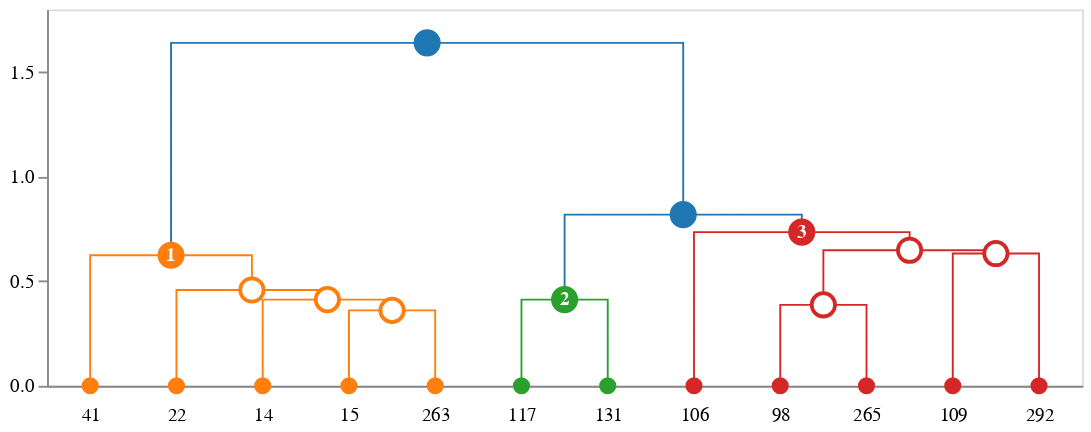

Source (notebook cell):
### Markdown cell above
# Customizing labels

## Customizing leaf axis labels

### Using `leaf_label_func`

Leaf axis labels are controlled via `leaf_label_func` parameter of  `idd.create_dendrogram` function. To customize labels, pass a callable that returns a desired label for a given linkage ID. 

For example, to display the linkage ID itself:

### Code cell
#instantiate idendrogram object and pass clustering data
idd = idendrogram.idendrogram()
idd.set_cluster_info(cl_data)

#create a dendrogram object
dendrogram = idd.create_dendrogram(
    leaf_label_func = lambda _, linkage_id: str(linkage_id)
)
to_altair(dendrogram=dendrogram, height=200, width=629)

### Figure 1 — Vega-Lite specification as saved in the notebook (floating-point values rounded to 4 significant figures)
{"layer": [{"data": {"name": "data-14cecd4bee7b75d255fafc30acb8179d"}, "mark": "line", "encoding": {"color": {"field": "fillcolor", "legend": null, "scale": null, "type": "nominal"}, "detail": {"field": "index", "type": "quantitative"}, "order": {"field": "_order_helper", "type": "quantitative"}, "strokeDash": {"field": "strokedash", "legend": null, "scale": null, "type": "nominal"}, "strokeOpacity": {"field": "strokeopacity", "legend": null, "scale": null, "type": "quantitative"}, "strokeWidth": {"field": "strokewidth", "legend": null, "scale": null, "type": "quantitative"}, "x": {"axis": {"grid": false, "labelAngle": 0, "labelExpr": "datum.value == 5.0 ? '41' : datum.value == 15.0 ? '22' : datum.value == 25.0 ? '14' : datum.value == 35.0 ? '15' : datum.value == 45.0 ? '263' : datum.value == 55.0 ? '117' : datum.value == 65.0 ? '131' : datum.value == 75.0 ? '106' : datum.value == 85.0 ? '98' : datum.value == 95.0 ? '265' : datum.value == 105.0 ? '109' : datum.value == 115.0 ? '292' : ''", "labelPadding": 10, "orient": "bottom", "ticks": false, "values": [5.0, 15.0, 25.0, 35.0, 45.0, 55.0, 65.0, 75.0, 85.0, 95.0, 105.0, 115.0]}, "field": "x", "title": null, "type": "quantitative"}, "y": {"axis": {"grid": false}, "field": "y", "scale": {"reverse": false, "type": "linear"}, "title": null, "type": "quantitative"}}}, {"layer": [{"layer": [{"mark": "point", "encoding": {"fill": {"field": "fillcolor", "scale": null, "type": "nominal"}, "opacity": {"field": "opacity", "scale": null, "type": "quantitative"}, "size": {"field": "size", "scale": null, "type": "quantitative"}, "stroke": {"field": "edgecolor", "scale": null, "type": "nominal"}, "tooltip": {"field": "hovertext", "type": "nominal"}, "x": {"axis": {"grid": false, "labelAngle": 0, "labelExpr": "datum.value == 5.0 ? '41' : datum.value == 15.0 ? '22' : datum.value == 25.0 ? '14' : datum.value == 35.0 ? '15' : datum.value == 45.0 ? '263' : datum.value == 55.0 ? '117' : datum.value == 65.0 ? '131' : datum.value == 75.0 ? '106' : datum.value == 85.0 ? '98' : datum.value == 95.0 ? '265' : datum.value == 105.0 ? '109' : datum.value == 115.0 ? '292' : ''", "labelPadding": 10, "orient": "bottom", "ticks": false, "values": [5.0, 15.0, 25.0, 35.0, 45.0, 55.0, 65.0, 75.0, 85.0, 95.0, 105.0, 115.0]}, "field": "x", "title": null, "type": "quantitative"}, "y": {"axis": {"grid": false}, "field": "y", "scale": {"reverse": false, "type": "linear"}, "title": null, "type": "quantitative"}}}, {"mark": {"type": "text", "fontWeight": "bold"}, "encoding": {"color": {"field": "labelcolor", "scale": null, "type": "nominal"}, "size": {"field": "labelsize", "scale": null, "type": "quantitative"}, "text": {"field": "label", "type": "nominal"}, "tooltip": {"field": "hovertext", "type": "nominal"}, "x": {"axis": {"grid": false, "labelAngle": 0, "labelExpr": "datum.value == 5.0 ? '41' : datum.value == 15.0 ? '22' : datum.value == 25.0 ? '14' : datum.value == 35.0 ? '15' : datum.value == 45.0 ? '263' : datum.value == 55.0 ? '117' : datum.value == 65.0 ? '131' : datum.value == 75.0 ? '106' : datum.value == 85.0 ? '98' : datum.value == 95.0 ? '265' : datum.value == 105.0 ? '109' : datum.value == 115.0 ? '292' : ''", "labelPadding": 10, "orient": "bottom", "ticks": false, "values": [5.0, 15.0, 25.0, 35.0, 45.0, 55.0, 65.0, 75.0, 85.0, 95.0, 105.0, 115.0]}, "field": "x", "title": null, "type": "quantitative"}, "y": {"axis": {"grid": false}, "field": "y", "scale": {"reverse": false, "type": "linear"}, "title": null, "type": "quantitative"}}}]}], "data": {"name": "data-0bad9ac68e1ead0298d3c832bc7a79db"}}], "height": 200, "width": 550, "$schema": "https://vega.github.io/schema/vega-lite/v4.17.0.json", "datasets": {"data-14cecd4bee7b75d255fafc30acb8179d": [{"index": 0, "x": 35.0, "y": 0.0, "fillcolor": "#ff7f0e", "id": 269, "children_id": [15, 263], "cluster_id": null, "strokewidth": 1.0, "strokedash": [1, 0], "strokeopacity": 1.0, "_order_helper": 0}, {"index": 0, "x": 35.0, "y": 0.3606, "fillcolor": "#ff7f0e", "id": 269, "children_id": [15, 263], "cluster_id": null, "strokewidth": 1.0, "strokedash": [1, 0], "strokeopacity": 1.0, "_order_helper": 1}, {"index": 0, "x": 45.0, "y": 0.3606, "fillcolor": "#ff7f0e", "id": 269, "children_id": [15, 263], "cluster_id": null, "strokewidth": 1.0, "strokedash": [1, 0], "strokeopacity": 1.0, "_order_helper": 2}, {"index": 0, "x": 45.0, "y": 0.0, "fillcolor": "#ff7f0e", "id": 269, "children_id": [15, 263], "cluster_id": null, "strokewidth": 1.0, "strokedash": [1, 0], "strokeopacity": 1.0, "_order_helper": 3}, {"index": 1, "x": 25.0, "y": 0.0, "fillcolor": "#ff7f0e", "id": 278, "children_id": [14, 269], "cluster_id": null, "strokewidth": 1.0, "strokedash": [1, 0], "strokeopacity": 1.0, "_order_helper": 0}, {"index": 1, "x": 25.0, "y": 0.4123, "fillcolor": "#ff7f0e", "id": 278, "children_id": [14, 269], "cluster_id": null, "strokewidth": 1.0, "strokedash": [1, 0], "strokeopacity": 1.0, "_order_helper": 1}, {"index": 1, "x": 40.0, "y": 0.4123, "fillcolor": "#ff7f0e", "id": 278, "children_id": [14, 269], "cluster_id": null, "strokewidth": 1.0, "strokedash": [1, 0], "strokeopacity": 1.0, "_order_helper": 2}, {"index": 1, "x": 40.0, "y": 0.3606, "fillcolor": "#ff7f0e", "id": 278, "children_id": [14, 269], "cluster_id": null, "strokewidth": 1.0, "strokedash": [1, 0], "strokeopacity": 1.0, "_order_helper": 3}, {"index": 2, "x": 15.0, "y": 0.0, "fillcolor": "#ff7f0e", "id": 285, "children_id": [22, 278], "cluster_id": null, "strokewidth": 1.0, "strokedash": [1, 0], "strokeopacity": 1.0, "_order_helper": 0}, {"index": 2, "x": 15.0, "y": 0.4583, "fillcolor": "#ff7f0e", "id": 285, "children_id": [22, 278], "cluster_id": null, "strokewidth": 1.0, "strokedash": [1, 0], "strokeopacity": 1.0, "_order_helper": 1}, {"index": 2, "x": 32.5, "y": 0.4583, "fillcolor": "#ff7f0e", "id": 285, "children_id": [22, 278], "cluster_id": null, "strokewidth": 1.0, "strokedash": [1, 0], "strokeopacity": 1.0, "_order_helper": 2}, {"index": 2, "x": 32.5, "y": 0.4123, "fillcolor": "#ff7f0e", "id": 285, "children_id": [22, 278], "cluster_id": null, "strokewidth": 1.0, "strokedash": [1, 0], "strokeopacity": 1.0, "_order_helper": 3}, {"index": 3, "x": 5.0, "y": 0.0, "fillcolor": "#ff7f0e", "id": 293, "children_id": [41, 285], "cluster_id": 1.0, "strokewidth": 1.0, "strokedash": [1, 0], "strokeopacity": 1.0, "_order_helper": 0}, {"index": 3, "x": 5.0, "y": 0.6245, "fillcolor": "#ff7f0e", "id": 293, "children_id": [41, 285], "cluster_id": 1.0, "strokewidth": 1.0, "strokedash": [1, 0], "strokeopacity": 1.0, "_order_helper": 1}, {"index": 3, "x": 23.75, "y": 0.6245, "fillcolor": "#ff7f0e", "id": 293, "children_id": [41, 285], "cluster_id": 1.0, "strokewidth": 1.0, "strokedash": [1, 0], "strokeopacity": 1.0, "_order_helper": 2}, {"index": 3, "x": 23.75, "y": 0.4583, "fillcolor": "#ff7f0e", "id": 293, "children_id": [41, 285], "cluster_id": 1.0, "strokewidth": 1.0, "strokedash": [1, 0], "strokeopacity": 1.0, "_order_helper": 3}, {"index": 4, "x": 55.0, "y": 0.0, "fillcolor": "#2ca02c", "id": 279, "children_id": [117, 131], "cluster_id": 2.0, "strokewidth": 1.0, "strokedash": [1, 0], "strokeopacity": 1.0, "_order_helper": 0}, {"index": 4, "x": 55.0, "y": 0.4123, "fillcolor": "#2ca02c", "id": 279, "children_id": [117, 131], "cluster_id": 2.0, "strokewidth": 1.0, "strokedash": [1, 0], "strokeopacity": 1.0, "_order_helper": 1}, {"index": 4, "x": 65.0, "y": 0.4123, "fillcolor": "#2ca02c", "id": 279, "children_id": [117, 131], "cluster_id": 2.0, "strokewidth": 1.0, "strokedash": [1, 0], "strokeopacity": 1.0, "_order_helper": 2}, {"index": 4, "x": 65.0, "y": 0.0, "fillcolor": "#2ca02c", "id": 279, "children_id": [117, 131], "cluster_id": 2.0, "strokewidth": 1.0, "strokedash": [1, 0], "strokeopacity": 1.0, "_order_helper": 3}, {"index": 5, "x": 85.0, "y": 0.0, "fillcolor": "#d62728", "id": 273, "children_id": [98, 265], "cluster_id": null, "strokewidth": 1.0, "strokedash": [1, 0], "strokeopacity": 1.0, "_order_helper": 0}, {"index": 5, "x": 85.0, "y": 0.3873, "fillcolor": "#d62728", "id": 273, "children_id": [98, 265], "cluster_id": null, "strokewidth": 1.0, "strokedash": [1, 0], "strokeopacity": 1.0, "_order_helper": 1}, {"index": 5, "x": 95.0, "y": 0.3873, "fillcolor": "#d62728", "id": 273, "children_id": [98, 265], "cluster_id": null, "strokewidth": 1.0, "strokedash": [1, 0], "strokeopacity": 1.0, "_order_helper": 2}, {"index": 5, "x": 95.0, "y": 0.0, "fillcolor": "#d62728", "id": 273, "children_id": [98, 265], "cluster_id": null, "strokewidth": 1.0, "strokedash": [1, 0], "strokeopacity": 1.0, "_order_helper": 3}, {"index": 6, "x": 105.0, "y": 0.0, "fillcolor": "#d62728", "id": 294, "children_id": [109, 292], "cluster_id": null, "strokewidth": 1.0, "strokedash": [1, 0], "strokeopacity": 1.0, "_order_helper": 0}, {"index": 6, "x": 105.0, "y": 0.6325, "fillcolor": "#d62728", "id": 294, "children_id": [109, 292], "cluster_id": null, "strokewidth": 1.0, "strokedash": [1, 0], "strokeopacity": 1.0, "_order_helper": 1}, {"index": 6, "x": 115.0, "y": 0.6325, "fillcolor": "#d62728", "id": 294, "children_id": [109, 292], "cluster_id": null, "strokewidth": 1.0, "strokedash": [1, 0], "strokeopacity": 1.0, "_order_helper": 2}, {"index": 6, "x": 115.0, "y": 0.0, "fillcolor": "#d62728", "id": 294, "children_id": [109, 292], "cluster_id": null, "strokewidth": 1.0, "strokedash": [1, 0], "strokeopacity": 1.0, "_order_helper": 3}, {"index": 7, "x": 90.0, "y": 0.3873, "fillcolor": "#d62728", "id": 295, "children_id": [273, 294], "cluster_id": null, "strokewidth": 1.0, "strokedash": [1, 0], "strokeopacity": 1.0, "_order_helper": 0}, {"index": 7, "x": 90.0, "y": 0.6481, "fillcolor": "#d62728", "id": 295, "children_id": [273, 294], "cluster_id": null, "strokewidth": 1.0, "strokedash": [1, 0], "strokeopacity": 1.0, "_order_helper": 1}, {"index": 7, "x": 110.0, "y": 0.6481, "fillcolor": "#d62728", "id": 295, "children_id": [273, 294], "cluster_id": null, "strokewidth": 1.0, "strokedash": [1, 0], "strokeopacity": 1.0, "_order_helper": 2}, {"index": 7, "x": 110.0, "y": 0.6325, "fillcolor": "#d62728", "id": 295, "children_id": [273, 294], "cluster_id": null, "strokewidth": 1.0, "strokedash": [1, 0], "strokeopacity": 1.0, "_order_helper": 3}, {"index": 8, "x": 75.0, "y": 0.0, "fillcolor": "#d62728", "id": 296, "children_id": [106, 295], "cluster_id": 3.0, "strokewidth": 1.0, "strokedash": [1, 0], "strokeopacity": 1.0, "_order_helper": 0}, {"index": 8, "x": 75.0, "y": 0.7348, "fillcolor": "#d62728", "id": 296, "children_id": [106, 295], "cluster_id": 3.0, "strokewidth": 1.0, "strokedash": [1, 0], "strokeopacity": 1.0, "_order_helper": 1}, {"index": 8, "x": 100.0, "y": 0.7348, "fillcolor": "#d62728", "id": 296, "children_id": [106, 295], "cluster_id": 3.0, "strokewidth": 1.0, "strokedash": [1, 0], "strokeopacity": 1.0, "_order_helper": 2}, {"index": 8, "x": 100.0, "y": 0.6481, "fillcolor": "#d62728", "id": 296, "children_id": [106, 295], "cluster_id": 3.0, "strokewidth": 1.0, "strokedash": [1, 0], "strokeopacity": 1.0, "_order_helper": 3}, {"index": 9, "x": 60.0, "y": 0.4123, "fillcolor": "#1f77b4", "id": 297, "children_id": [279, 296], "cluster_id": null, "strokewidth": 1.0, "strokedash": [1, 0], "strokeopacity": 1.0, "_order_helper": 0}, {"index": 9, "x": 60.0, "y": 0.8185, "fillcolor": "#1f77b4", "id": 297, "children_id": [279, 296], "cluster_id": null, "strokewidth": 1.0, "strokedash": [1, 0], "strokeopacity": 1.0, "_order_helper": 1}, {"index": 9, "x": 87.5, "y": 0.8185, "fillcolor": "#1f77b4", "id": 297, "children_id": [279, 296], "cluster_id": null, "strokewidth": 1.0, "strokedash": [1, 0], "strokeopacity": 1.0, "_order_helper": 2}, {"index": 9, "x": 87.5, "y": 0.7348, "fillcolor": "#1f77b4", "id": 297, "children_id": [279, 296], "cluster_id": null, "strokewidth": 1.0, "strokedash": [1, 0], "strokeopacity": 1.0, "_order_helper": 3}, {"index": 10, "x": 14.38, "y": 0.6245, "fillcolor": "#1f77b4", "id": 298, "children_id": [293, 297], "cluster_id": null, "strokewidth": 1.0, "strokedash": [1, 0], "strokeopacity": 1.0, "_order_helper": 0}, {"index": 10, "x": 14.38, "y": 1.64, "fillcolor": "#1f77b4", "id": 298, "children_id": [293, 297], "cluster_id": null, "strokewidth": 1.0, "strokedash": [1, 0], "strokeopacity": 1.0, "_order_helper": 1}, {"index": 10, "x": 73.75, "y": 1.64, "fillcolor": "#1f77b4", "id": 298, "children_id": [293, 297], "cluster_id": null, "strokewidth": 1.0, "strokedash": [1, 0], "strokeopacity": 1.0, "_order_helper": 2}, {"index": 10, "x": 73.75, "y": 0.8185, "fillcolor": "#1f77b4", "id": 298, "children_id": [293, 297], "cluster_id": null, "strokewidth": 1.0, "strokedash": [1, 0], "strokeopacity": 1.0, "_order_helper": 3}], "data-0bad9ac68e1ead0298d3c832bc7a79db": [{"x": 5.0, "y": 0.0, "type": "leaf", "id": 41, "cluster_id": null, "edgecolor": "#ff7f0e", "label": "", "hovertext": {"# of items": "1", "linkage id": 41}, "fillcolor": "#ff7f0e", "radius": 4.0, "opacity": 1.0, "labelsize": 10.0, "labelcolor": "#fff", "_default_leaf_radius": 4.0, "_default_leaf_radius_if_cluster": 7.0, "size": 50.27}, {"x": 15.0, "y": 0.0, "type": "leaf", "id": 22, "cluster_id": null, "edgecolor": "#ff7f0e", "label": "", "hovertext": {"# of items": "1", "linkage id": 22}, "fillcolor": "#ff7f0e", "radius": 4.0, "opacity": 1.0, "labelsize": 10.0, "labelcolor": "#fff", "_default_leaf_radius": 4.0, "_default_leaf_radius_if_cluster": 7.0, "size": 50.27}, {"x": 25.0, "y": 0.0, "type": "leaf", "id": 14, "cluster_id": null, "edgecolor": "#ff7f0e", "label": "", "hovertext": {"# of items": "1", "linkage id": 14}, "fillcolor": "#ff7f0e", "radius": 4.0, "opacity": 1.0, "labelsize": 10.0, "labelcolor": "#fff", "_default_leaf_radius": 4.0, "_default_leaf_radius_if_cluster": 7.0, "size": 50.27}, {"x": 35.0, "y": 0.0, "type": "leaf", "id": 15, "cluster_id": null, "edgecolor": "#ff7f0e", "label": "", "hovertext": {"# of items": "1", "linkage id": 15}, "fillcolor": "#ff7f0e", "radius": 4.0, "opacity": 1.0, "labelsize": 10.0, "labelcolor": "#fff", "_default_leaf_radius": 4.0, "_default_leaf_radius_if_cluster": 7.0, "size": 50.27}, {"x": 45.0, "y": 0.0, "type": "leaf", "id": 263, "cluster_id": null, "edgecolor": "#ff7f0e", "label": "", "hovertext": {"# of items": "46", "linkage id": 263}, "fillcolor": "#ff7f0e", "radius": 4.0, "opacity": 1.0, "labelsize": 10.0, "labelcolor": "#fff", "_default_leaf_radius": 4.0, "_default_leaf_radius_if_cluster": 7.0, "size": 50.27}, {"x": 55.0, "y": 0.0, "type": "leaf", "id": 117, "cluster_id": null, "edgecolor": "#2ca02c", "label": "", "hovertext": {"# of items": "1", "linkage id": 117}, "fillcolor": "#2ca02c", "radius": 4.0, "opacity": 1.0, "labelsize": 10.0, "labelcolor": "#fff", "_default_leaf_radius": 4.0, "_default_leaf_radius_if_cluster": 7.0, "size": 50.27}, {"x": 65.0, "y": 0.0, "type": "leaf", "id": 131, "cluster_id": null, "edgecolor": "#2ca02c", "label": "", "hovertext": {"# of items": "1", "linkage id": 131}, "fillcolor": "#2ca02c", "radius": 4.0, "opacity": 1.0, "labelsize": 10.0, "labelcolor": "#fff", "_default_leaf_radius": 4.0, "_default_leaf_radius_if_cluster": 7.0, "size": 50.27}, {"x": 75.0, "y": 0.0, "type": "leaf", "id": 106, "cluster_id": null, "edgecolor": "#d62728", "label": "", "hovertext": {"# of items": "1", "linkage id": 106}, "fillcolor": "#d62728", "radius": 4.0, "opacity": 1.0, "labelsize": 10.0, "labelcolor": "#fff", "_default_leaf_radius": 4.0, "_default_leaf_radius_if_cluster": 7.0, "size": 50.27}, {"x": 85.0, "y": 0.0, "type": "leaf", "id": 98, "cluster_id": null, "edgecolor": "#d62728", "label": "", "hovertext": {"# of items": "1", "linkage id": 98}, "fillcolor": "#d62728", "radius": 4.0, "opacity": 1.0, "labelsize": 10.0, "labelcolor": "#fff", "_default_leaf_radius": 4.0, "_default_leaf_radius_if_cluster": 7.0, "size": 50.27}, {"x": 95.0, "y": 0.0, "type": "leaf", "id": 265, "cluster_id": null, "edgecolor": "#d62728", "label": "", "hovertext": {"# of items": "3", "linkage id": 265}, "fillcolor": "#d62728", "radius": 4.0, "opacity": 1.0, "labelsize": 10.0, "labelcolor": "#fff", "_default_leaf_radius": 4.0, "_default_leaf_radius_if_cluster": 7.0, "size": 50.27}, {"x": 105.0, "y": 0.0, "type": "leaf", "id": 109, "cluster_id": null, "edgecolor": "#d62728", "label": "", "hovertext": {"# of items": "1", "linkage id": 109}, "fillcolor": "#d62728", "radius": 4.0, "opacity": 1.0, "labelsize": 10.0, "labelcolor": "#fff", "_default_leaf_radius": 4.0, "_default_leaf_radius_if_cluster": 7.0, "size": 50.27}, {"x": 115.0, "y": 0.0, "type": "leaf", "id": 292, "cluster_id": null, "edgecolor": "#d62728", "label": "", "hovertext": {"# of items": "92", "linkage id": 292}, "fillcolor": "#d62728", "radius": 4.0, "opacity": 1.0, "labelsize": 10.0, "labelcolor": "#fff", "_default_leaf_radius": 4.0, "_default_leaf_radius_if_cluster": 7.0, "size": 50.27}, {"x": 40.0, "y": 0.3606, "type": "subcluster", "id": 269, "cluster_id": null, "edgecolor": "#ff7f0e", "label": "", "hovertext": {"# of items": "47", "linkage id": 269}, "fillcolor": "#fff", "radius": 7.0, "opacity": 1.0, "labelsize": 10.0, "labelcolor": "#fff", "_default_leaf_radius": 4.0, "_default_leaf_radius_if_cluster": 7.0, "size": 153.9}, {"x": 32.5, "y": 0.4123, "type": "subcluster", "id": 278, "cluster_id": null, "edgecolor": "#ff7f0e", "label": "", "hovertext": {"# of items": "48", "linkage id": 278}, "fillcolor": "#fff", "radius": 7.0, "opacity": 1.0, "labelsize": 10.0, "labelcolor": "#fff", "_default_leaf_radius": 4.0, "_default_leaf_radius_if_cluster": 7.0, "size": 153.9}, {"x": 23.75, "y": 0.4583, "type": "subcluster", "id": 285, "cluster_id": null, "edgecolor": "#ff7f0e", "label": "", "hovertext": {"# of items": "49", "linkage id": 285}, "fillcolor": "#fff", "radius": 7.0, "opacity": 1.0, "labelsize": 10.0, "labelcolor": "#fff", "_default_leaf_radius": 4.0, "_default_leaf_radius_if_cluster": 7.0, "size": 153.9}, {"x": 14.38, "y": 0.6245, "type": "cluster", "id": 293, "cluster_id": 1.0, "edgecolor": "#ff7f0e", "label": "1", "hovertext": {"# of items": "50", "linkage id": 293}, "fillcolor": "#ff7f0e", "radius": 7.0, "opacity": 1.0, "labelsize": 10.0, "labelcolor": "#fff", "_default_leaf_radius": 4.0, "_default_leaf_radius_if_cluster": 7.0, "size": 153.9}, {"x": 60.0, "y": 0.4123, "type": "cluster", "id": 279, "cluster_id": 2.0, "edgecolor": "#2ca02c", "label": "2", "hovertext": {"# of items": "2", "linkage id": 279}, "fillcolor": "#2ca02c", "radius": 7.0, "opacity": 1.0, "labelsize": 10.0, "labelcolor": "#fff", "_default_leaf_radius": 4.0, "_default_leaf_radius_if_cluster": 7.0, "size": 153.9}, {"x": 90.0, "y": 0.3873, "type": "subcluster", "id": 273, "cluster_id": null, "edgecolor": "#d62728", "label": "", "hovertext": {"# of items": "4", "linkage id": 273}, "fillcolor": "#fff", "radius": 7.0, "opacity": 1.0, "labelsize": 10.0, "labelcolor": "#fff", "_default_leaf_radius": 4.0, "_default_leaf_radius_if_cluster": 7.0, "size": 153.9}, {"x": 110.0, "y": 0.6325, "type": "subcluster", "id": 294, "cluster_id": null, "edgecolor": "#d62728", "label": "", "hovertext": {"# of items": "93", "linkage id": 294}, "fillcolor": "#fff", "radius": 7.0, "opacity": 1.0, "labelsize": 10.0, "labelcolor": "#fff", "_default_leaf_radius": 4.0, "_default_leaf_radius_if_cluster": 7.0, "size": 153.9}, {"x": 100.0, "y": 0.6481, "type": "subcluster", "id": 295, "cluster_id": null, "edgecolor": "#d62728", "label": "", "hovertext": {"# of items": "97", "linkage id": 295}, "fillcolor": "#fff", "radius": 7.0, "opacity": 1.0, "labelsize": 10.0, "labelcolor": "#fff", "_default_leaf_radius": 4.0, "_default_leaf_radius_if_cluster": 7.0, "size": 153.9}, {"x": 87.5, "y": 0.7348, "type": "cluster", "id": 296, "cluster_id": 3.0, "edgecolor": "#d62728", "label": "3", "hovertext": {"# of items": "98", "linkage id": 296}, "fillcolor": "#d62728", "radius": 7.0, "opacity": 1.0, "labelsize": 10.0, "labelcolor": "#fff", "_default_leaf_radius": 4.0, "_default_leaf_radius_if_cluster": 7.0, "size": 153.9}, {"x": 73.75, "y": 0.8185, "type": "supercluster", "id": 297, "cluster_id": null, "edgecolor": "#1f77b4", "label": "", "hovertext": {"# of items": "100", "linkage id": 297}, "fillcolor": "#1f77b4", "radius": 7.0, "opacity": 1.0, "labelsize": 10.0, "labelcolor": "#fff", "_default_leaf_radius": 4.0, "_default_leaf_radius_if_cluster": 7.0, "size": 153.9}, {"x": 44.06, "y": 1.64, "type": "supercluster", "id": 298, "cluster_id": null, "edgecolor": "#1f77b4", "label": "", "hovertext": {"# of items": "150", "linkage id": 298}, "fillcolor": "#1f77b4", "radius": 7.0, "opacity": 1.0, "labelsize": 10.0, "labelcolor": "#fff", "_default_leaf_radius": 4.0, "_default_leaf_radius_if_cluster": 7.0, "size": 153.9}]}}
